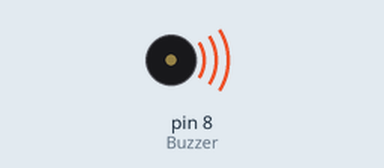
Simulated run of this sketch. Board: Arduino Uno, built with avr-gcc and run on an emulated ATmega328P. Parts: buzzer (waves = sounding).

Above: at 0.2 s.
Timing chart, 0 to 6.7 s (numbered marks = the images above):
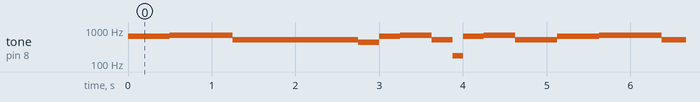

The sketch:

buzzer.ino
```cpp
int Buzzer = 8;   // Data Pin 8을 Buzzer 제어 핀으로 선언

void setup() {
  pinMode(Buzzer, OUTPUT);   // Buzzer 제어 핀(GPIO Pin 8)을 출력으로 설정
}

void loop() {
    tone(Buzzer, 659); //미
    delay(500);
    tone(Buzzer, 698); //파
    delay(250);
    tone(Buzzer, 698); //파
    delay(500);

    tone(Buzzer, 523); //도
    delay(750);

    tone(Buzzer, 523); //도
    delay(750);

    tone(Buzzer, 440); //4옥 라
    delay(250);

    tone(Buzzer, 659); //미
    delay(250);

    tone(Buzzer, 698); //파
    delay(125);

    tone(Buzzer, 698); //파
    delay(250);

    tone(Buzzer, 523); //도
    delay(250);

    tone(Buzzer, 174); //3옥 파
    delay(125);

    tone(Buzzer, 659); //미
    delay(250);

    tone(Buzzer, 698); //파
    delay(125);

    tone(Buzzer, 698); //파
    delay(250);

    tone(Buzzer, 523); //도
    delay(500);

}
```

Measured:
- by itself, tone on pin 8 (Buzzer): repeats every 5.1 s: 698 Hz 0.75 s, 523 Hz 1.5 s, 440 Hz 0.25 s, 659 Hz 0.25 s, 698 Hz 0.38 s, 523 Hz 0.25 s, 174 Hz 0.13 s, 659 Hz 0.25 s, 698 Hz 0.38 s, 523 Hz 0.50 s, 659 Hz 0.50 s
